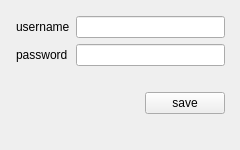
<?xml version="1.0" encoding="UTF-8"?>
<ui version="4.0">
 <class>change_entry</class>
 <widget class="QWidget" name="change_entry">
  <property name="geometry">
   <rect>
    <x>0</x>
    <y>0</y>
    <width>240</width>
    <height>150</height>
   </rect>
  </property>
  <property name="windowTitle">
   <string/>
  </property>
  <widget class="QWidget" name="gridLayoutWidget">
   <property name="geometry">
    <rect>
     <x>10</x>
     <y>10</y>
     <width>221</width>
     <height>131</height>
    </rect>
   </property>
   <layout class="QGridLayout" name="gridLayout">
    <property name="leftMargin">
     <number>6</number>
    </property>
    <property name="topMargin">
     <number>6</number>
    </property>
    <property name="rightMargin">
     <number>6</number>
    </property>
    <property name="bottomMargin">
     <number>6</number>
    </property>
    <item row="1" column="0">
     <widget class="QLabel" name="label">
      <property name="sizePolicy">
       <sizepolicy hsizetype="Minimum" vsizetype="Preferred">
        <horstretch>0</horstretch>
        <verstretch>0</verstretch>
       </sizepolicy>
      </property>
      <property name="text">
       <string>password</string>
      </property>
     </widget>
    </item>
    <item row="0" column="0">
     <widget class="QLabel" name="label_2">
      <property name="sizePolicy">
       <sizepolicy hsizetype="Minimum" vsizetype="Preferred">
        <horstretch>0</horstretch>
        <verstretch>0</verstretch>
       </sizepolicy>
      </property>
      <property name="text">
       <string>username</string>
      </property>
     </widget>
    </item>
    <item row="1" column="1" colspan="3">
     <widget class="QLineEdit" name="ledit_password"/>
    </item>
    <item row="2" column="0" colspan="4">
     <spacer name="verticalSpacer">
      <property name="orientation">
       <enum>Qt::Vertical</enum>
      </property>
      <property name="sizeHint" stdset="0">
       <size>
        <width>20</width>
        <height>40</height>
       </size>
      </property>
     </spacer>
    </item>
    <item row="2" column="0" colspan="3">
     <spacer name="horizontalSpacer">
      <property name="orientation">
       <enum>Qt::Horizontal</enum>
      </property>
      <property name="sizeHint" stdset="0">
       <size>
        <width>40</width>
        <height>20</height>
       </size>
      </property>
     </spacer>
    </item>
    <item row="0" column="1" colspan="3">
     <widget class="QLineEdit" name="ledit_username"/>
    </item>
    <item row="2" column="3">
     <widget class="QPushButton" name="pushButton">
      <property name="sizePolicy">
       <sizepolicy hsizetype="Fixed" vsizetype="Fixed">
        <horstretch>0</horstretch>
        <verstretch>0</verstretch>
       </sizepolicy>
      </property>
      <property name="cursor">
       <cursorShape>PointingHandCursor</cursorShape>
      </property>
      <property name="layoutDirection">
       <enum>Qt::LeftToRight</enum>
      </property>
      <property name="autoFillBackground">
       <bool>false</bool>
      </property>
      <property name="text">
       <string>save</string>
      </property>
     </widget>
    </item>
   </layout>
  </widget>
 </widget>
 <resources/>
 <connections/>
</ui>
